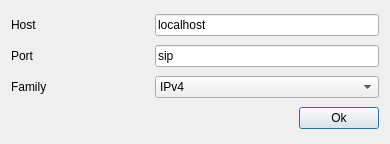
<?xml version="1.0" encoding="UTF-8"?>
<ui version="4.0">
 <class>BabelConnectionSettings</class>
 <widget class="QDialog" name="BabelConnectionSettings">
  <property name="windowModality">
   <enum>Qt::ApplicationModal</enum>
  </property>
  <property name="geometry">
   <rect>
    <x>0</x>
    <y>0</y>
    <width>390</width>
    <height>144</height>
   </rect>
  </property>
  <property name="sizePolicy">
   <sizepolicy hsizetype="Fixed" vsizetype="Fixed">
    <horstretch>0</horstretch>
    <verstretch>0</verstretch>
   </sizepolicy>
  </property>
  <property name="minimumSize">
   <size>
    <width>390</width>
    <height>144</height>
   </size>
  </property>
  <property name="maximumSize">
   <size>
    <width>390</width>
    <height>144</height>
   </size>
  </property>
  <property name="windowTitle">
   <string>Connection Settings</string>
  </property>
  <layout class="QGridLayout" name="gridLayout">
   <item row="0" column="1" colspan="2">
    <widget class="QLineEdit" name="hostLineEdit">
     <property name="text">
      <string>localhost</string>
     </property>
    </widget>
   </item>
   <item row="1" column="1" colspan="2">
    <widget class="QLineEdit" name="portLineEdit">
     <property name="text">
      <string>sip</string>
     </property>
    </widget>
   </item>
   <item row="2" column="1" colspan="2">
    <widget class="QComboBox" name="familyComboBox">
     <item>
      <property name="text">
       <string>IPv4</string>
      </property>
     </item>
     <item>
      <property name="text">
       <string>IPv6</string>
      </property>
     </item>
    </widget>
   </item>
   <item row="3" column="2">
    <widget class="QPushButton" name="pushButton">
     <property name="text">
      <string>Ok</string>
     </property>
    </widget>
   </item>
   <item row="3" column="1">
    <spacer name="horizontalSpacer">
     <property name="orientation">
      <enum>Qt::Horizontal</enum>
     </property>
     <property name="sizeHint" stdset="0">
      <size>
       <width>40</width>
       <height>20</height>
      </size>
     </property>
    </spacer>
   </item>
   <item row="3" column="0">
    <spacer name="horizontalSpacer_2">
     <property name="orientation">
      <enum>Qt::Horizontal</enum>
     </property>
     <property name="sizeHint" stdset="0">
      <size>
       <width>40</width>
       <height>20</height>
      </size>
     </property>
    </spacer>
   </item>
   <item row="2" column="0">
    <widget class="QLabel" name="label_3">
     <property name="text">
      <string>Family</string>
     </property>
    </widget>
   </item>
   <item row="1" column="0">
    <widget class="QLabel" name="label_2">
     <property name="text">
      <string>Port</string>
     </property>
    </widget>
   </item>
   <item row="0" column="0">
    <widget class="QLabel" name="label">
     <property name="text">
      <string>Host</string>
     </property>
    </widget>
   </item>
  </layout>
 </widget>
 <resources/>
 <connections>
  <connection>
   <sender>pushButton</sender>
   <signal>clicked()</signal>
   <receiver>BabelConnectionSettings</receiver>
   <slot>validateSettings()</slot>
   <hints>
    <hint type="sourcelabel">
     <x>338</x>
     <y>121</y>
    </hint>
    <hint type="destinationlabel">
     <x>194</x>
     <y>71</y>
    </hint>
   </hints>
  </connection>
 </connections>
 <slots>
  <slot>validateSettings()</slot>
 </slots>
</ui>
